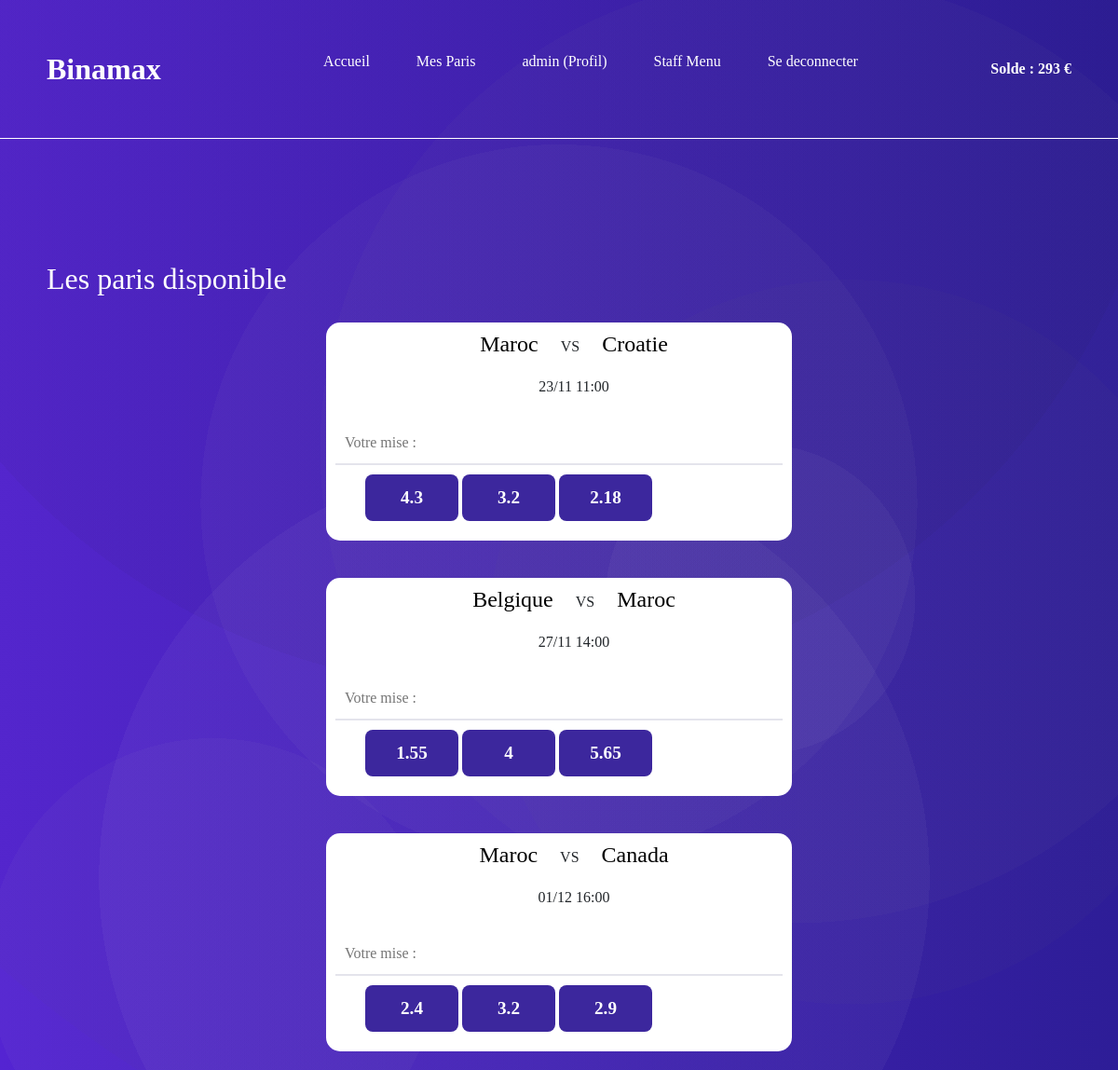
The app's page /accueil.php (signed in) with its own data.
### tables this page shows
CREATE TABLE `les_matchs` (
  `ID` int(11) NOT NULL,
  `equipe1` varchar(30) DEFAULT NULL,
  `equipe2` varchar(30) DEFAULT NULL,
  `score1` int(11) DEFAULT '0',
  `score2` int(11) DEFAULT '0',
  `la_date` date DEFAULT NULL,
  `heure` time DEFAULT NULL,
  `cote_equipe1` double DEFAULT NULL,
  `cote_equipe2` double DEFAULT NULL,
  `cote_nul` double DEFAULT NULL,
  `vainqueur` varchar(30) DEFAULT NULL,
  `status_match` int(11) DEFAULT '0'
);

### accueil.php (the view, shortened to what this page needs)
<?php
require_once("header.php");
$req = $bdd->query("SELECT * FROM les_matchs order by la_date, heure");
$matchs = $req->fetchAll();
require_once("navbar.php");
?>
<link rel="stylesheet" href="Styles/accueil.css">
<h2 class="titre_paris">Les paris disponible</h2>
<?php
foreach ($matchs as $match) {
    $date = strtotime($match["la_date"]);
    $date = date("d/m", $date);
    $heure = strtotime($match["heure"]);
    $heure = date("H:i", $heure);
?>
    <section class="paris_dispo">
        <div class="container">
            <ul class="paris_equipe">
                <li><a href="#" id="<?= $match["equipe1"] ?>"><?= $match["equipe1"] ?></a></li>
                <li>VS</li>
                <li><a href="#"><?= $match["equipe2"] ?></a></li>
            </ul>
            <ul class="date_heure">
                <li><?= $date ?></li>
                <li><?= $heure ?></li>
            </ul>
            <form action="" method="POST">
                <input type="int" name="mise" placeholder="Votre mise : " required>
            <ul class="paris_cote">
                <li><button type="submit" value="<?= $match["cote_equipe1"] ?>" name ="equipe1"> <?= $match["cote_equipe1"] ?> </button></li>
                <li><button type="submit" value="<?= $match["cote_nul"] ?>" name="match_nul">  <?= $match["cote_nul"] ?> </button></li>
                <li><button type="submit" value="<?= $match["cote_equipe2"] ?>" name="equipe2"> <?= $match["cote_equipe2"] ?> </button></li>
            </ul>
            </form>
        </div>
    </section>
<?php
}
?>

### Styles/style.css (style rules this page uses)
* { margin:0; padding: 0; text-decoration: none; list-style: none; }
body { font-family: 'Poppins'; background-image: radial-gradient(circle at 19% 90%, rgba(190, 190, 190,0.04) 0%, rgba(190, 190, 190,0.04) 17%,transparent 17%, transparent 100%),radial-gradient(circle at 73% 2%, rgba(78, 78, 78,0.04) 0%, rgba(78, 78, 78,0.04) 94%,transparent 94%, transparent 100%),radial-gradient(circle at 45% 2%, rgba(18, 18, 18,0.04) 0%, rgba(18, 18, 18,0.04) 55%,transparent 55%, transparent 100%),radial-gradient(circle at 76% 60%, rgba(110, 110, 110,0.04) 0%, rgba(110, 110, 110,0.04) 34%,transparent 34%, transparent 100%),radial-gradient(circle at 68% 56%, rgba(246, 246, 246,0.04) 0%, rgba(246, 246, 246,0.04) 16%,transparent 16%, transparent 100%),radial-gradient(circle at 71% 42%, rgba(156, 156, 156,0.04) 0%, rgba(156, 156, 156,0.04) 47%,transparent 47%, transparent 100%),radial-gradient(circle at 46% 82%, rgba(247, 247, 247,0.04) 0%, rgba(247, 247, 247,0.04) 39%,transparent 39%, transparent 100%),radial-gradient(circle at 50% 47%, rgba(209, 209, 209,0.04) 0%, rgba(209, 209, 209,0.04) 45%,transparent 45%, transparent 100%),linear-gradient(90deg, rgb(84, 36, 210),rgb(44, 27, 154)); background-size: cover; background-repeat: no-repeat; background-attachment: fixed; background-position: center; overflow-x: hidden; }

### Styles/accueil.css (style rules this page uses)
h2.titre_paris { margin-left: 50px; text-align: left; color: white; }
section.paris_dispo { padding: 20px 15px; }
section.paris_dispo .container { max-width: 500px; display: flex; flex-direction: column; justify-content: space-between; align-items: center; padding: 5px 10px; box-sizing: border-box; border-radius: 15px; background-color: rgba(255, 255, 255); }
section.paris_dispo .container ul li { display: inline-block; }
section.paris_dispo .container ul li a { text-align: center; font-size: 1.5em; color: black; text-decoration: none; margin: 0 10px; padding: 5px 10px; border-radius: 10px; }
section.paris_dispo .container ul li button { width: 100px; height: 50px; border-radius: 8px; border: none; background-color: #3C279D; color: white; font-weight:bold; font-size: 1.2em; cursor: pointer; outline: none; margin: 0 auto; align-items: center; }
section.paris_dispo .container form { display: flex; flex-wrap: wrap; justify-content: space-between; max-width: 600px; }
section.paris_dispo .container form input { width: 100%; }
section.paris_dispo .container form input { margin-bottom: 10px; margin: 10px 0; padding: 10px; box-sizing: border-box; border : none; outline: none; border-bottom: 2px solid #e4e4ec; transition: 0.2s; }

### records on screen
les_matchs: equipe1 "Maroc", equipe2 "Croatie", la_date "23/11", heure "11:00", cote_equipe1 "4.3", cote_nul "3.2", cote_equipe2 "2.18"
les_matchs: equipe1 "Belgique", equipe2 "Maroc", la_date "27/11", heure "14:00", cote_equipe1 "1.55", cote_nul "4", cote_equipe2 "5.65"
les_matchs: equipe1 "Maroc", equipe2 "Canada", la_date "01/12", heure "16:00", cote_equipe1 "2.4", cote_nul "3.2", cote_equipe2 "2.9"

### other values on screen
$_SESSION["username"] "admin"
$_SESSION["argent"] "293"
